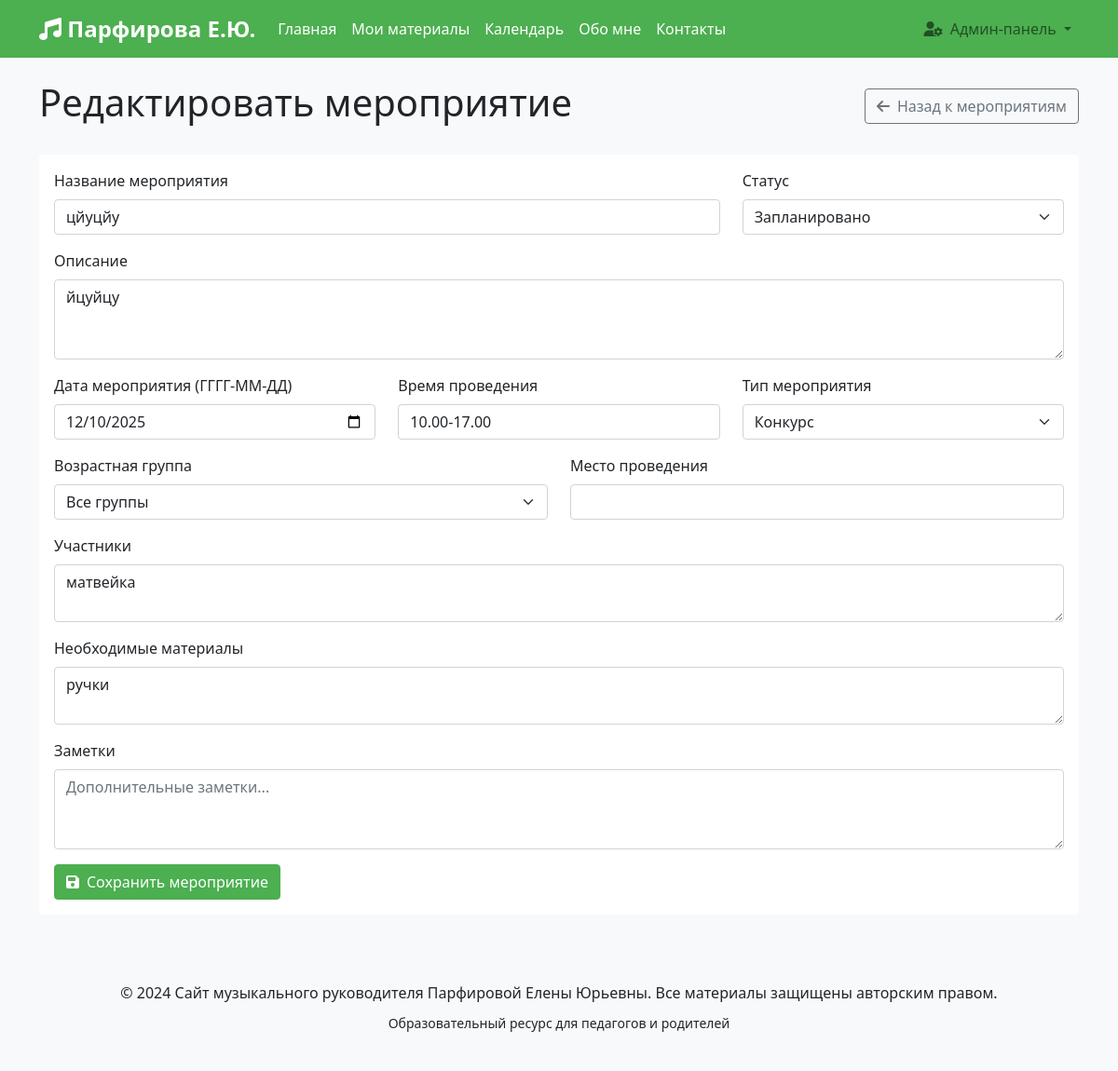
Screenshot of /admin/event/2/edit (signed in) with the database file from the repository.
### models.py (models this page shows, shortened)
class Event(db.Model):
    id = db.Column(db.Integer, primary_key=True)
    title = db.Column(db.String(200), nullable=False)
    description = db.Column(db.Text)
    event_date = db.Column(db.DateTime, nullable=False)
    event_time = db.Column(db.String(50))
    event_type = db.Column(db.String(50))
    age_group = db.Column(db.String(20))
    location = db.Column(db.String(100))
    participants = db.Column(db.Text)
    materials = db.Column(db.Text)
    notes = db.Column(db.Text)
    status = db.Column(db.String(20), default='запланировано')
    created_date = db.Column(db.DateTime, nullable=False, default=lambda: datetime.now(timezone.utc))
    updated_date = db.Column(db.DateTime, nullable=False, default=lambda: datetime.now(timezone.utc))

### app.py (the view)
@app.route('/admin/event/<int:event_id>/edit', methods=['GET', 'POST'])
@login_required
def edit_event(event_id):
    event = db.session.get(Event, event_id)
    if not event:
        abort(404)
    form = EventForm()
    if form.validate_on_submit():
        try:
            event_date = datetime.strptime(form.event_date.data, '%Y-%m-%d')
        except ValueError:
            flash('Неверный формат даты. Используйте ГГГГ-ММ-ДД (например: 2024-12-25)', 'error')
            return render_template('admin/event_form.html', form=form, title='Редактировать мероприятие', event=event)
        event.title = form.title.data
        event.description = form.description.data
        event.event_date = event_date
        event.event_time = form.event_time.data
        event.event_type = form.event_type.data
        event.age_group = form.age_group.data
        event.location = form.location.data
        event.participants = form.participants.data
        event.materials = form.materials.data
        event.notes = form.notes.data
        event.status = form.status.data
        event.updated_date = datetime.now(timezone.utc)
        db.session.commit()
        flash('Мероприятие успешно обновлено!', 'success')
        return redirect(url_for('admin_events'))
    elif request.method == 'GET':
        form.title.data = event.title
        form.description.data = event.description
        form.event_date.data = event.event_date.strftime('%Y-%m-%d')
        form.event_time.data = event.event_time
        form.event_type.data = event.event_type
        form.age_group.data = event.age_group
        form.location.data = event.location
        form.participants.data = event.participants
        form.materials.data = event.materials
        form.notes.data = event.notes
        form.status.data = event.status
    return render_template('admin/event_form.html', form=form, title='Редактировать мероприятие', event=event)

### app.py (called while the page is built)
@login_manager.user_loader
def load_user(user_id):
    return db.session.get(User, int(user_id))

### templates/admin/event_form.html (shortened to what this page needs)
{% extends "base.html" %}
{% block content %}
<div class="container mt-4">
    <div class="d-flex justify-content-between align-items-center mb-4">
        <h1>{{ title }}</h1>
        <a href="{{ url_for('admin_events') }}" class="btn btn-outline-secondary">
            <i class="fas fa-arrow-left me-2"></i>Назад к мероприятиям
        </a>
    </div>
    <div class="card">
        <div class="card-body">
            <form method="POST">
                <div class="row">
                    <div class="col-md-8">
                        <div class="mb-3">
                            <label class="form-label">{{ form.title.label }}</label>
                            {{ form.title(class="form-control") }}
                        </div>
                    </div>
                    <div class="col-md-4">
                        <div class="mb-3">
                            <label class="form-label">{{ form.status.label }}</label>
                            {{ form.status(class="form-select") }}
                        </div>
                    </div>
                </div>
                <div class="mb-3">
                    <label class="form-label">{{ form.description.label }}</label>
                    {{ form.description(class="form-control", rows=3) }}
                </div>
                <div class="row">
                    <div class="col-md-4">
                        <div class="mb-3">
                            <label class="form-label">{{ form.event_date.label }}</label>
                            {{ form.event_date(class="form-control", type="date") }}
                        </div>
                    </div>
                    <div class="col-md-4">
                        <div class="mb-3">
                            <label class="form-label">{{ form.event_time.label }}</label>
                            {{ form.event_time(class="form-control", placeholder="Например: 10:00-11:30") }}
                        </div>
                    </div>
                    <div class="col-md-4">
                        <div class="mb-3">
                            <label class="form-label">{{ form.event_type.label }}</label>
                            {{ form.event_type(class="form-select") }}
                        </div>
                    </div>
                </div>
                <div class="row">
                    <div class="col-md-6">
                        <div class="mb-3">
                            <label class="form-label">{{ form.age_group.label }}</label>
                            {{ form.age_group(class="form-select") }}
                        </div>
                    </div>
                    <div class="col-md-6">
                        <div class="mb-3">
                            <label class="form-label">{{ form.location.label }}</label>
                            {{ form.location(class="form-control") }}
                        </div>
                    </div>
                </div>
                <div class="mb-3">
                    <label class="form-label">{{ form.participants.label }}</label>
                    {{ form.participants(class="form-control", rows=2, placeholder="Укажите участников мероприятия...")
                    }}
                </div>
                <div class="mb-3">
                    <label class="form-label">{{ form.materials.label }}</label>
                    {{ form.materials(class="form-control", rows=2, placeholder="Опишите необходимые материалы...") }}
                </div>
                <div class="mb-3">
                    <label class="form-label">{{ form.notes.label }}</label>
                    {{ form.notes(class="form-control", rows=3, placeholder="Дополнительные заметки...") }}
                </div>
                <button type="submit" class="btn btn-success">
                    <i class="fas fa-save me-2"></i>{{ form.submit.label.text }}
                </button>
            </form>
        </div>
    </div>
</div>
{% endblock %}

### static/css/style.css (style rules this page uses)
:root { --primary-color: #4CAF50; --secondary-color: #FFC107; --accent-color: #2196F3; }
body { font-family: 'Segoe UI', Tahoma, Geneva, Verdana, sans-serif; background-color: #f8f9fa; }
.card { transition: transform 0.3s ease, box-shadow 0.3s ease; border: none; }
.btn-success { background-color: var(--primary-color); border-color: var(--primary-color); }
.card { animation: fadeIn 0.6s ease-out; }

### rows the page displays
Event: title "цйуцйу", status "Запланировано", description "йцуйцу", event_date "12/10/2025", event_time "10.00-17.00", event_type "Конкурс", age_group "Все группы", participants "матвейка", materials "ручки"

### other values shown
{{ title }} "Редактировать мероприятие"
